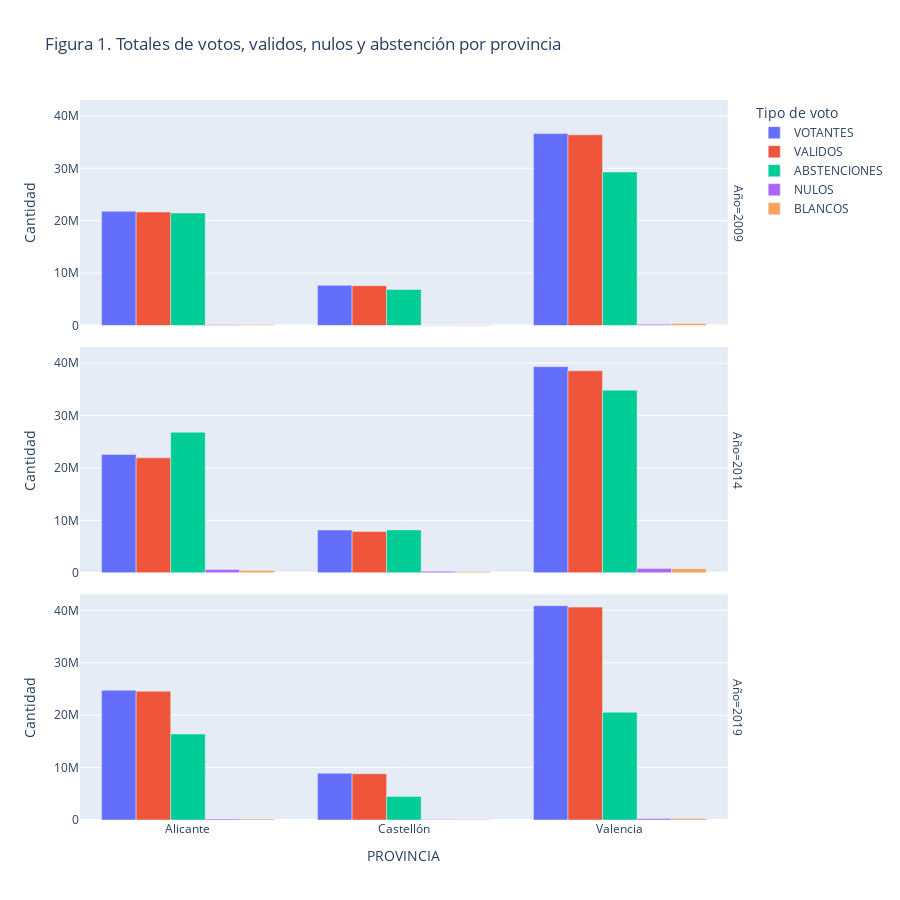

Notebook cell for this chart:
### Code cell
# Gráfico de barras por provincia
fig2 = px.bar(stats_provincia_pivot, x="PROVINCIA", y=["VOTANTES", "VALIDOS", "ABSTENCIONES","NULOS","BLANCOS"],
              barmode='group',
              facet_row="Año", #facet_col="Año",
              title="Figura 1. Totales de votos, validos, nulos y abstención por provincia",
              labels={"value": "Cantidad", "variable": "Tipo de voto"},height=900)
fig2.write_image("graficos/votos_totales_por_provincia.png")
fig2.show()

### Figure 1 — Plotly figure (JSON) as saved in the notebook; plotly's stock layout.template omitted (floating-point values rounded to 4 significant figures)
{"data": [{"alignmentgroup": "True", "hovertemplate": "Tipo de voto=VOTANTES<br>Año=2009<br>PROVINCIA=%{x}<br>Cantidad=%{y}<extra></extra>", "legendgroup": "VOTANTES", "marker": {"color": "#636efa", "pattern": {"shape": ""}}, "name": "VOTANTES", "offsetgroup": "VOTANTES", "orientation": "v", "showlegend": true, "textposition": "auto", "type": "bar", "x": ["Alicante", "Castellón", "Valencia"], "xaxis": "x3", "y": [21804370, 7681975, 36630055], "yaxis": "y3"}, {"alignmentgroup": "True", "hovertemplate": "Tipo de voto=VOTANTES<br>Año=2014<br>PROVINCIA=%{x}<br>Cantidad=%{y}<extra></extra>", "legendgroup": "VOTANTES", "marker": {"color": "#636efa", "pattern": {"shape": ""}}, "name": "VOTANTES", "offsetgroup": "VOTANTES", "orientation": "v", "showlegend": false, "textposition": "auto", "type": "bar", "x": ["Alicante", "Castellón", "Valencia"], "xaxis": "x2", "y": [22575033, 8151663, 39322920], "yaxis": "y2"}, {"alignmentgroup": "True", "hovertemplate": "Tipo de voto=VOTANTES<br>Año=2019<br>PROVINCIA=%{x}<br>Cantidad=%{y}<extra></extra>", "legendgroup": "VOTANTES", "marker": {"color": "#636efa", "pattern": {"shape": ""}}, "name": "VOTANTES", "offsetgroup": "VOTANTES", "orientation": "v", "showlegend": false, "textposition": "auto", "type": "bar", "x": ["Alicante", "Castellón", "Valencia"], "xaxis": "x", "y": [24758624, 8911360, 40884320], "yaxis": "y"}, {"alignmentgroup": "True", "hovertemplate": "Tipo de voto=VALIDOS<br>Año=2009<br>PROVINCIA=%{x}<br>Cantidad=%{y}<extra></extra>", "legendgroup": "VALIDOS", "marker": {"color": "#EF553B", "pattern": {"shape": ""}}, "name": "VALIDOS", "offsetgroup": "VALIDOS", "orientation": "v", "showlegend": true, "textposition": "auto", "type": "bar", "x": ["Alicante", "Castellón", "Valencia"], "xaxis": "x3", "y": [21665420, 7622475, 36391810], "yaxis": "y3"}, {"alignmentgroup": "True", "hovertemplate": "Tipo de voto=VALIDOS<br>Año=2014<br>PROVINCIA=%{x}<br>Cantidad=%{y}<extra></extra>", "legendgroup": "VALIDOS", "marker": {"color": "#EF553B", "pattern": {"shape": ""}}, "name": "VALIDOS", "offsetgroup": "VALIDOS", "orientation": "v", "showlegend": false, "textposition": "auto", "type": "bar", "x": ["Alicante", "Castellón", "Valencia"], "xaxis": "x2", "y": [21932469, 7869849, 38525565], "yaxis": "y2"}, {"alignmentgroup": "True", "hovertemplate": "Tipo de voto=VALIDOS<br>Año=2019<br>PROVINCIA=%{x}<br>Cantidad=%{y}<extra></extra>", "legendgroup": "VALIDOS", "marker": {"color": "#EF553B", "pattern": {"shape": ""}}, "name": "VALIDOS", "offsetgroup": "VALIDOS", "orientation": "v", "showlegend": false, "textposition": "auto", "type": "bar", "x": ["Alicante", "Castellón", "Valencia"], "xaxis": "x", "y": [24554528, 8821088, 40611136], "yaxis": "y"}, {"alignmentgroup": "True", "hovertemplate": "Tipo de voto=ABSTENCIONES<br>Año=2009<br>PROVINCIA=%{x}<br>Cantidad=%{y}<extra></extra>", "legendgroup": "ABSTENCIONES", "marker": {"color": "#00cc96", "pattern": {"shape": ""}}, "name": "ABSTENCIONES", "offsetgroup": "ABSTENCIONES", "orientation": "v", "showlegend": true, "textposition": "auto", "type": "bar", "x": ["Alicante", "Castellón", "Valencia"], "xaxis": "x3", "y": [21460565, 6894195, 29296505], "yaxis": "y3"}, {"alignmentgroup": "True", "hovertemplate": "Tipo de voto=ABSTENCIONES<br>Año=2014<br>PROVINCIA=%{x}<br>Cantidad=%{y}<extra></extra>", "legendgroup": "ABSTENCIONES", "marker": {"color": "#00cc96", "pattern": {"shape": ""}}, "name": "ABSTENCIONES", "offsetgroup": "ABSTENCIONES", "orientation": "v", "showlegend": false, "textposition": "auto", "type": "bar", "x": ["Alicante", "Castellón", "Valencia"], "xaxis": "x2", "y": [26819325, 8175609, 34847046], "yaxis": "y2"}, {"alignmentgroup": "True", "hovertemplate": "Tipo de voto=ABSTENCIONES<br>Año=2019<br>PROVINCIA=%{x}<br>Cantidad=%{y}<extra></extra>", "legendgroup": "ABSTENCIONES", "marker": {"color": "#00cc96", "pattern": {"shape": ""}}, "name": "ABSTENCIONES", "offsetgroup": "ABSTENCIONES", "orientation": "v", "showlegend": false, "textposition": "auto", "type": "bar", "x": ["Alicante", "Castellón", "Valencia"], "xaxis": "x", "y": [16390048, 4501248, 20536832], "yaxis": "y"}, {"alignmentgroup": "True", "hovertemplate": "Tipo de voto=NULOS<br>Año=2009<br>PROVINCIA=%{x}<br>Cantidad=%{y}<extra></extra>", "legendgroup": "NULOS", "marker": {"color": "#ab63fa", "pattern": {"shape": ""}}, "name": "NULOS", "offsetgroup": "NULOS", "orientation": "v", "showlegend": true, "textposition": "auto", "type": "bar", "x": ["Alicante", "Castellón", "Valencia"], "xaxis": "x3", "y": [138950, 59500, 238245], "yaxis": "y3"}, {"alignmentgroup": "True", "hovertemplate": "Tipo de voto=NULOS<br>Año=2014<br>PROVINCIA=%{x}<br>Cantidad=%{y}<extra></extra>", "legendgroup": "NULOS", "marker": {"color": "#ab63fa", "pattern": {"shape": ""}}, "name": "NULOS", "offsetgroup": "NULOS", "orientation": "v", "showlegend": false, "textposition": "auto", "type": "bar", "x": ["Alicante", "Castellón", "Valencia"], "xaxis": "x2", "y": [642564, 281814, 797355], "yaxis": "y2"}, {"alignmentgroup": "True", "hovertemplate": "Tipo de voto=NULOS<br>Año=2019<br>PROVINCIA=%{x}<br>Cantidad=%{y}<extra></extra>", "legendgroup": "NULOS", "marker": {"color": "#ab63fa", "pattern": {"shape": ""}}, "name": "NULOS", "offsetgroup": "NULOS", "orientation": "v", "showlegend": false, "textposition": "auto", "type": "bar", "x": ["Alicante", "Castellón", "Valencia"], "xaxis": "x", "y": [204096, 90272, 273184], "yaxis": "y"}, {"alignmentgroup": "True", "hovertemplate": "Tipo de voto=BLANCOS<br>Año=2009<br>PROVINCIA=%{x}<br>Cantidad=%{y}<extra></extra>", "legendgroup": "BLANCOS", "marker": {"color": "#FFA15A", "pattern": {"shape": ""}}, "name": "BLANCOS", "offsetgroup": "BLANCOS", "orientation": "v", "showlegend": true, "textposition": "auto", "type": "bar", "x": ["Alicante", "Castellón", "Valencia"], "xaxis": "x3", "y": [226765, 98525, 389130], "yaxis": "y3"}, {"alignmentgroup": "True", "hovertemplate": "Tipo de voto=BLANCOS<br>Año=2014<br>PROVINCIA=%{x}<br>Cantidad=%{y}<extra></extra>", "legendgroup": "BLANCOS", "marker": {"color": "#FFA15A", "pattern": {"shape": ""}}, "name": "BLANCOS", "offsetgroup": "BLANCOS", "orientation": "v", "showlegend": false, "textposition": "auto", "type": "bar", "x": ["Alicante", "Castellón", "Valencia"], "xaxis": "x2", "y": [443625, 182988, 777777], "yaxis": "y2"}, {"alignmentgroup": "True", "hovertemplate": "Tipo de voto=BLANCOS<br>Año=2019<br>PROVINCIA=%{x}<br>Cantidad=%{y}<extra></extra>", "legendgroup": "BLANCOS", "marker": {"color": "#FFA15A", "pattern": {"shape": ""}}, "name": "BLANCOS", "offsetgroup": "BLANCOS", "orientation": "v", "showlegend": false, "textposition": "auto", "type": "bar", "x": ["Alicante", "Castellón", "Valencia"], "xaxis": "x", "y": [190752, 87616, 302432], "yaxis": "y"}], "layout": {"annotations": [{"font": {}, "showarrow": false, "text": "Año=2019", "textangle": 90, "x": 0.98, "xanchor": "left", "xref": "paper", "y": 0.1567, "yanchor": "middle", "yref": "paper"}, {"font": {}, "showarrow": false, "text": "Año=2014", "textangle": 90, "x": 0.98, "xanchor": "left", "xref": "paper", "y": 0.5, "yanchor": "middle", "yref": "paper"}, {"font": {}, "showarrow": false, "text": "Año=2009", "textangle": 90, "x": 0.98, "xanchor": "left", "xref": "paper", "y": 0.8433, "yanchor": "middle", "yref": "paper"}], "barmode": "group", "height": 900, "legend": {"title": {"text": "Tipo de voto"}, "tracegroupgap": 0}, "title": {"text": "Figura 1. Totales de votos, validos, nulos y abstención por provincia"}, "xaxis": {"anchor": "y", "domain": [0, 0.98], "title": {"text": "PROVINCIA"}}, "xaxis2": {"anchor": "y2", "domain": [0, 0.98], "matches": "x", "showticklabels": false}, "xaxis3": {"anchor": "y3", "domain": [0, 0.98], "matches": "x", "showticklabels": false}, "yaxis": {"anchor": "x", "domain": [0, 0.3133], "title": {"text": "Cantidad"}}, "yaxis2": {"anchor": "x2", "domain": [0.3433, 0.6567], "matches": "y", "title": {"text": "Cantidad"}}, "yaxis3": {"anchor": "x3", "domain": [0.6867, 1.0], "matches": "y", "title": {"text": "Cantidad"}}}}
